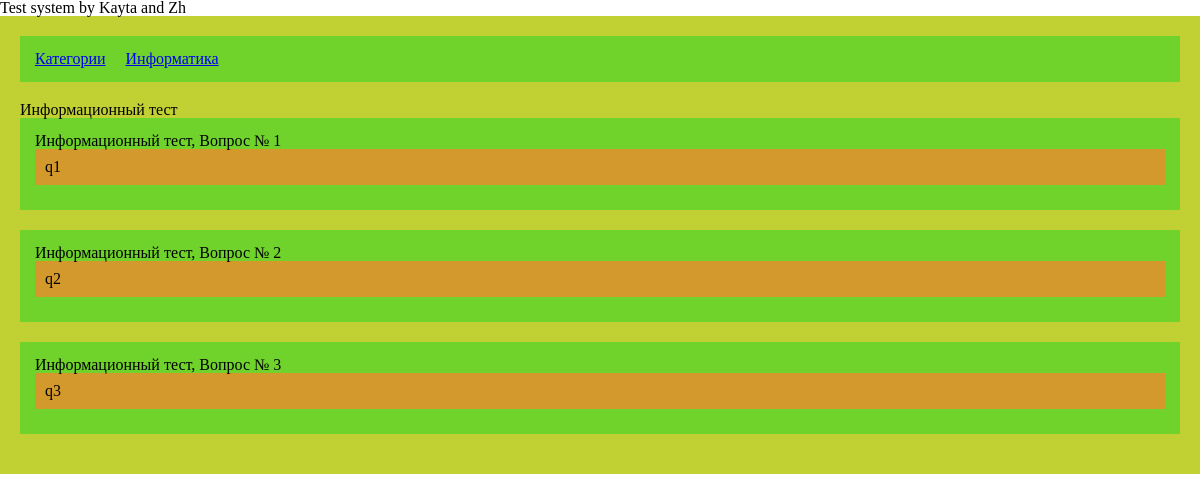
The page /test/informatika/2/ on the database its author committed.
### tester/models.py (models this page shows, shortened)
class TestCategory(models.Model):
    name = models.CharField(_('Название категории'), max_length=150, unique=True)
    slug = models.SlugField(_('Имя в ссылке'), max_length=150, unique=True)
    def __str__(self):
        return self.name
    class Meta:
        verbose_name = 'Категория тестов'
        verbose_name_plural = 'Категории тестов'
        ordering = ['name']

class TestInstance(models.Model):
    name = models.CharField(_('Тема'), max_length=150)
    description = models.TextField(_('Описание'), blank=True)
    category = models.ForeignKey(TestCategory,
        verbose_name='Категория',
        on_delete=models.CASCADE,
        related_name='tests',
        related_query_name='test',
    )
    def __str__(self):
        return self.name
    class Meta:
        verbose_name = 'Тест'
        verbose_name_plural = 'Тесты'
        ordering = ['category', 'name']

class Question(models.Model):
    class QuestionType(models.TextChoices):
        FREE_ANSWER = 'FA', _('Свободный ответ')
        ONE_ANSWER = 'OA', _('Один вариант ответа')
        MANY_ANSWERS = 'MA', _('Несколько вариантов ответа')
    description = models.CharField(_('Описание'), max_length=150, blank=True)
    image = models.ImageField(
        _('Картинка'),
        upload_to='img/question_images',
        height_field=None, width_field=None,
        max_length=None,
        blank=True, null=True
    )
    text = models.TextField(_('Текст вопроса'), blank=True)
    test_instance = models.ForeignKey(TestInstance, on_delete=models.CASCADE,
        related_name='questions',
        related_query_name='question',
        verbose_name='Тест',
    )
    number = models.IntegerField(_('Номер'), default=-1, editable=False)
    cost = models.IntegerField(_('Стоимость'), default=0)
    def qtype(self):
        correct_answers = self.choices.filter(is_correct=True).count()
        if correct_answers == 0:
            return 'FA'
        if correct_answers == 1:
            return 'OA'
        return 'MA'
    qtype.short_description = 'Тип вопроса'
    def __str__(self):
        return '%s, Вопрос № %s' % (self.test_instance.name, self.number)
    class Meta:
        verbose_name = 'Вопрос'
        verbose_name_plural = 'Вопросы'
        ordering = ['test_instance', 'pk']

### tester/views.py (the view)
# urls.py: path('<slug:category_slug>/<int:pk>/', views.TestDetailView.as_view(), name="test"),
class TestDetailView(DetailView):
    model = models.TestInstance
    context_object_name = 'test'
    def get_context_data(self, *args, **kwargs):
        context = super().get_context_data(*args, **kwargs)
        context['category'] = models.TestCategory.objects.get(slug=self.kwargs['category_slug'])
        context['questions'] = self.get_object().questions.all()
        return context

### tester/templates/tester/testinstance_detail.html (shortened to what this page needs)
{% extends 'base.html' %}
{% load static %}
{% load static %}
{% block styles %}
	<link rel="stylesheet" href="{% static 'css/tester_tmp.css' %}">
{% endblock styles %}
{% block content %}
<div class="lev-1">
	<ul class="lev-2 breadcrumbs">
		<li><a href="{% url 'tester:categories' %}">Категории</a></li>
		<li><a href="{% url 'tester:category' category.slug %}">{{ category }}</a></li>
	</ul>
	<h2>{{ test.name }}</h2>
	{% for question in questions %}
		<div class="lev-2">
			<p>{{ question }}</p>
			<p class="lev-3">{{ question.text }}</p>
		</div>
	{% endfor %}
</div>
{% endblock content %}

### tester/static/css/tester_tmp.css (style rules this page uses)
html, body, div, span, applet, object, iframe, h1, h2, h3, h4, h5, h6, p, blockquote, pre, a, abbr, acronym, address, big, cite, code, del, dfn, em, img, ins, kbd, q, s, samp, small, strike, strong, sub, sup, tt, var, b, u, i, center, dl, dt, dd, ol, ul, li, fieldset, form, label, legend, table, caption, tbody, tfoot, thead, tr, th, td, article, aside, canvas, details, embed, figure, figcaption, footer, header, hgroup, menu, nav, output, ruby, section, summary, time, mark, audio, video { margin: 0; padding: 0; border: 0; font-size: 100%; font: inherit; vertical-align: baseline; box-sizing: border-box; }
body { line-height: 1; }
ol, ul { list-style: none; }
.lev-1 { padding: 20px; background: #c1d134; margin-bottom: 30px; }
.lev-2 { padding: 15px; background: #6fd32c; margin-bottom: 20px; }
.lev-3 { padding: 10px; background: #d3992c; margin-bottom: 10px; }
.breadcrumbs { display: flex; }
.breadcrumbs li { margin-right: 20px; }

### rows shown on the page
TestCategory: name "Информатика"
TestInstance: name "Информационный тест"
Question: test_instance+number "Информационный тест, Вопрос № 1", text "q1"
Question: test_instance+number "Информационный тест, Вопрос № 2", text "q2"
Question: test_instance+number "Информационный тест, Вопрос № 3", text "q3"
